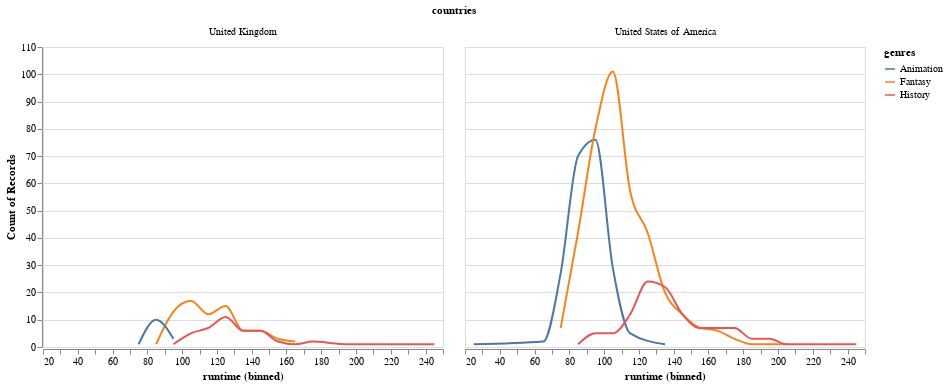

Notebook code for this chart:
### Markdown cell above
We could also prefer a [monotone cubic interpolation](https://en.wikipedia.org/wiki/Monotone_cubic_interpolation),
which essentially entails rounding the corners
while preserving the one-directional (monotone) properties of a linear interpolation
(i.e. make sure the line does not wiggle up and down between data points,
but proceed gradually from one to the next).

### Code cell
(alt.Chart(boom_both).mark_line(interpolate='monotone').encode(
    alt.X('runtime', bin=alt.Bin(maxbins=30)),
    y='count()',
    color='genres')
 .facet('countries'))

### Figure 1 — Vega-Lite specification as saved in the notebook (floating-point values rounded to 4 significant figures; data arrays with more than 128 entries replaced by an {"elided": "..."} marker saying what was removed)
{"config": {"view": {"continuousWidth": 400, "continuousHeight": 300}}, "data": {"name": "data-10149087303a024e2dedb32f31c17f80"}, "facet": {"type": "nominal", "field": "countries"}, "spec": {"mark": {"type": "line", "interpolate": "monotone"}, "encoding": {"color": {"type": "nominal", "field": "genres"}, "x": {"type": "quantitative", "bin": {"maxbins": 30}, "field": "runtime"}, "y": {"type": "quantitative", "aggregate": "count"}}}, "$schema": "https://vega.github.io/schema/vega-lite/v4.8.1.json", "datasets": {"data-10149087303a024e2dedb32f31c17f80": {"elided": "833 records"}}}
